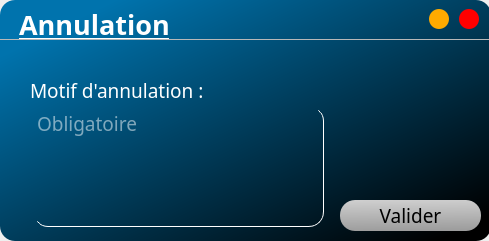
<?xml version="1.0" encoding="UTF-8"?>
<ui version="4.0">
 <class>efed</class>
 <widget class="QWidget" name="efed">
  <property name="windowModality">
   <enum>Qt::ApplicationModal</enum>
  </property>
  <property name="geometry">
   <rect>
    <x>0</x>
    <y>0</y>
    <width>489</width>
    <height>241</height>
   </rect>
  </property>
  <property name="windowTitle">
   <string>efed</string>
  </property>
  <widget class="QFrame" name="frame">
   <property name="geometry">
    <rect>
     <x>0</x>
     <y>0</y>
     <width>491</width>
     <height>241</height>
    </rect>
   </property>
   <property name="styleSheet">
    <string notr="true">QFrame#frame{
	border-radius:15px;
	background-color: qlineargradient(spread:pad, x1:0, y1:0, x2:1, y2:1, stop:0.116919 rgba(0, 115, 173, 255), stop:0.944118 rgba(0, 0, 0, 255));
	
}</string>
   </property>
   <property name="frameShape">
    <enum>QFrame::StyledPanel</enum>
   </property>
   <property name="frameShadow">
    <enum>QFrame::Raised</enum>
   </property>
   <widget class="QFrame" name="title_bar">
    <property name="geometry">
     <rect>
      <x>-1</x>
      <y>-1</y>
      <width>491</width>
      <height>41</height>
     </rect>
    </property>
    <property name="frameShape">
     <enum>QFrame::StyledPanel</enum>
    </property>
    <property name="frameShadow">
     <enum>QFrame::Raised</enum>
    </property>
    <widget class="QLabel" name="label">
     <property name="geometry">
      <rect>
       <x>20</x>
       <y>10</y>
       <width>171</width>
       <height>31</height>
      </rect>
     </property>
     <property name="font">
      <font>
       <family>Mongolian Baiti</family>
       <pointsize>20</pointsize>
       <weight>75</weight>
       <italic>false</italic>
       <bold>true</bold>
       <underline>true</underline>
      </font>
     </property>
     <property name="styleSheet">
      <string notr="true">color: rgb(255, 255, 255);</string>
     </property>
     <property name="text">
      <string>Annulation</string>
     </property>
    </widget>
    <widget class="QPushButton" name="mini">
     <property name="geometry">
      <rect>
       <x>430</x>
       <y>10</y>
       <width>20</width>
       <height>20</height>
      </rect>
     </property>
     <property name="font">
      <font>
       <pointsize>22</pointsize>
       <weight>75</weight>
       <bold>true</bold>
      </font>
     </property>
     <property name="styleSheet">
      <string notr="true">QPushButton{
	border:none;
	border-radius:10px;
	background-color: rgb(255, 170, 0);
}

QPushButton:hover{
	background-color: rgb(206, 137, 0);
}</string>
     </property>
     <property name="text">
      <string/>
     </property>
    </widget>
    <widget class="QPushButton" name="close_btn">
     <property name="geometry">
      <rect>
       <x>460</x>
       <y>10</y>
       <width>20</width>
       <height>20</height>
      </rect>
     </property>
     <property name="minimumSize">
      <size>
       <width>20</width>
       <height>20</height>
      </size>
     </property>
     <property name="maximumSize">
      <size>
       <width>20</width>
       <height>20</height>
      </size>
     </property>
     <property name="font">
      <font>
       <pointsize>11</pointsize>
       <weight>75</weight>
       <bold>true</bold>
      </font>
     </property>
     <property name="styleSheet">
      <string notr="true">QPushButton{
	border:none;
	border-radius:10px;
	background-color: rgb(255, 0, 0);
}

QPushButton:hover{
	background-color: rgb(211, 0, 0);
}</string>
     </property>
     <property name="text">
      <string/>
     </property>
    </widget>
   </widget>
   <widget class="QPushButton" name="val">
    <property name="geometry">
     <rect>
      <x>340</x>
      <y>200</y>
      <width>141</width>
      <height>31</height>
     </rect>
    </property>
    <property name="font">
     <font>
      <family>Mongolian Baiti</family>
      <pointsize>14</pointsize>
     </font>
    </property>
    <property name="styleSheet">
     <string notr="true">QPushButton{
	border-radius:15px;
	color: rgb(0, 0, 0);
	
	background-color: qlineargradient(spread:pad, x1:0.475, y1:0, x2:0.534, y2:1, stop:0 rgba(206, 206, 206, 255), stop:1 rgba(156, 156, 156, 255));
}
QPushButton:hover {
	
	
	background-color: rgb(0, 223, 164);
 }</string>
    </property>
    <property name="text">
     <string>Valider</string>
    </property>
   </widget>
   <widget class="QLabel" name="label_3">
    <property name="geometry">
     <rect>
      <x>100</x>
      <y>140</y>
      <width>191</width>
      <height>31</height>
     </rect>
    </property>
    <property name="font">
     <font>
      <family>Mongolian Baiti</family>
      <pointsize>11</pointsize>
      <weight>75</weight>
      <bold>true</bold>
     </font>
    </property>
    <property name="styleSheet">
     <string notr="true">color: rgb(255, 85, 0);</string>
    </property>
    <property name="text">
     <string/>
    </property>
   </widget>
   <widget class="QLabel" name="label_2">
    <property name="geometry">
     <rect>
      <x>30</x>
      <y>70</y>
      <width>181</width>
      <height>41</height>
     </rect>
    </property>
    <property name="font">
     <font>
      <family>Mongolian Baiti</family>
      <pointsize>14</pointsize>
      <weight>50</weight>
      <italic>false</italic>
      <bold>false</bold>
      <underline>false</underline>
     </font>
    </property>
    <property name="styleSheet">
     <string notr="true">color: rgb(255, 255, 255);</string>
    </property>
    <property name="text">
     <string>Motif d'annulation :</string>
    </property>
   </widget>
   <widget class="QTextEdit" name="motif">
    <property name="geometry">
     <rect>
      <x>33</x>
      <y>106</y>
      <width>291</width>
      <height>121</height>
     </rect>
    </property>
    <property name="font">
     <font>
      <family>Mongolian Baiti</family>
      <pointsize>14</pointsize>
     </font>
    </property>
    <property name="styleSheet">
     <string notr="true">background-color:transparent;
color: rgb(255, 255, 255);
border-bottom:1px solid rgb(255, 255, 255);
border-right:1px solid rgb(255, 255, 255);
border-radius:15px;
</string>
    </property>
    <property name="placeholderText">
     <string>Obligatoire</string>
    </property>
   </widget>
   <widget class="QLabel" name="wrong">
    <property name="geometry">
     <rect>
      <x>330</x>
      <y>100</y>
      <width>31</width>
      <height>31</height>
     </rect>
    </property>
    <property name="font">
     <font>
      <family>Mongolian Baiti</family>
      <pointsize>18</pointsize>
      <weight>50</weight>
      <italic>false</italic>
      <bold>false</bold>
      <underline>false</underline>
     </font>
    </property>
    <property name="styleSheet">
     <string notr="true">color: rgb(255, 0, 0);</string>
    </property>
    <property name="text">
     <string/>
    </property>
   </widget>
  </widget>
 </widget>
 <resources/>
 <connections/>
</ui>
